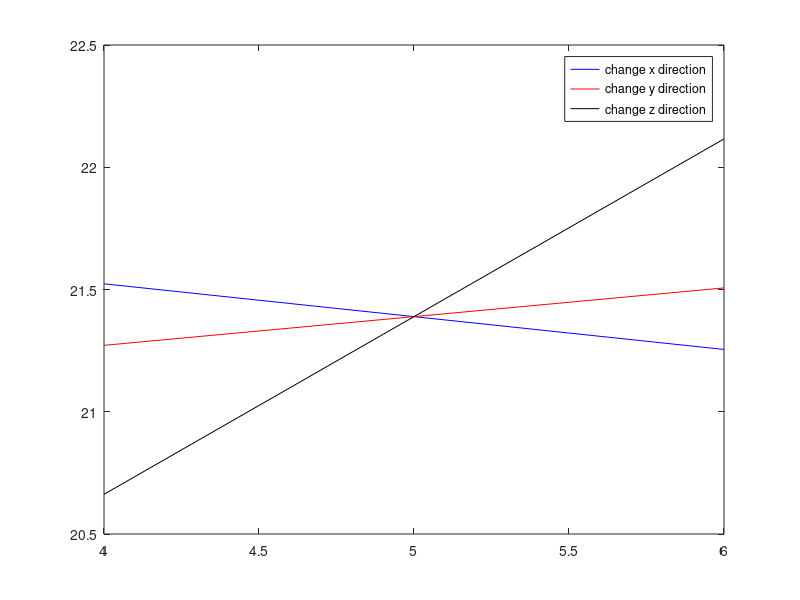

Recreate this plot in MATLAB.
clc;
clear;
close all hidden;

% *********** solution for (a) *****************
data=[0 0 0 10; 8 6 1 15; 5 2 8 20; 8 2 6 22; ...
           5 1 2 16; 3 3 3 23; 9 8 2 18; 3 6 5 19; ...
           4 6 9 25; 1 8 2 20; 1 1 2 28; 6 4 2 27];
lambda=exp(-5);

x=data(:,1);
y=data(:,2);
z=data(:,3);
T=data(:,4);
addon=ones(12,1);


A=[x y z addon];
Ainner = A'*A;
k = size(Ainner,1);

c=inv(Ainner)*A'*T;
c_L2= inv(Ainner+lambda*eye(k,k))*A'*T;

format bank;
x_test=[5 5 5 1];
T_test=x_test*c
T_test_L2=x_test*c_L2

% *********** solution for (b) *****************
neighbour=(4:0.1:6)';
size_nb=size(neighbour,1);
temp1=5*ones(size_nb,1);
addons=ones(size_nb,1);

data_x=[neighbour temp1 temp1 addons];
T_x=data_x*c;
data_y=[temp1 neighbour temp1 addons];
T_y=data_y*c;
data_z=[temp1 temp1 neighbour addons];
T_z=data_z*c;


plot(neighbour,T_x,'b');
hold on;
plot(neighbour,T_y,'r');
hold on;
plot(neighbour,T_z,'k');
legend('change x direction','change y direction',...
    'change z direction');










